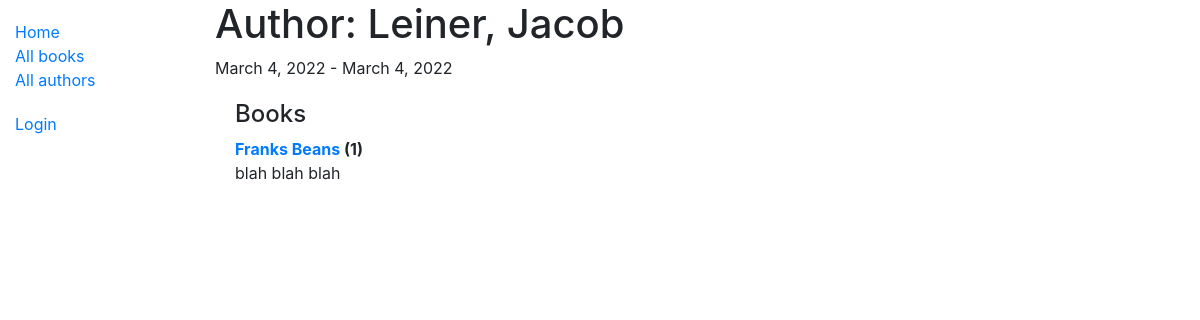
The app's page /catalog/author/1 with its own data.
### catalog/models.py (models this page shows, shortened)
class Author(models.Model):
    first_name = models.CharField(max_length=100)
    last_name = models.CharField(max_length=100)
    date_of_birth = models.DateField(null=True, blank=True)
    date_of_death = models.DateField('Died', null=True, blank=True)
    def __str__(self):
        return f'{self.last_name}, {self.first_name}'
    class Meta:
        ordering = ['last_name', 'first_name']

class Book(models.Model):
    title = models.CharField(max_length=200)
    author = models.ForeignKey('Author', on_delete=models.SET_NULL, null=True)
    summary = models.TextField(
        max_length=1000,
        help_text='Enter a brief description of the book'
    )
    isbn = models.CharField(
        'ISBN',
        max_length=13,
        unique=True,
        help_text='13 Character \
         <a href="https://www.isbn-international.org/content/what-isbn">\
         ISBN number</a>')
    genre = models.ManyToManyField(Genre,
                                   help_text='Select a genre for this book')
    def __str__(self):
        return self.title
    def display_genre(self):
        """Create a string for the Genre. This is
        required to display genre in Admin."""
        return ', '.join(genre.name for genre in self.genre.all()[:3])
    display_genre.short_description = 'Genre'

### catalog/views.py (the view)
# urls.py: path('author/<int:pk>', views.AuthorDetailView.as_view(),
class AuthorDetailView(generic.DetailView):
    model = Author

### catalog/templates/catalog/author_detail.html
{% extends "base_generic.html" %}
{% block content %}
<h1>Author: {{ author }} </h1>
<p>{{author.date_of_birth}} - {% if author.date_of_death %}{{author.date_of_death}}{% endif %}</p>
<div style="margin-left:20px;margin-top:20px">
<h4>Books</h4>
<dl>
{% for book in author.book_set.all %}
  <dt><a href="{% url 'book-detail' book.pk %}">{{book}}</a> ({{book.bookinstance_set.all.count}})</dt>
  <dd>{{book.summary}}</dd>
{% endfor %}
</dl>
</div>
{% endblock %}

### records on screen
Author: last_name+first_name "Leiner, Jacob", date_of_birth "March 4, 2022", date_of_death "March 4, 2022"
Book: title "Franks Beans", bookinstance_set.all.count "1", summary "blah blah blah"
